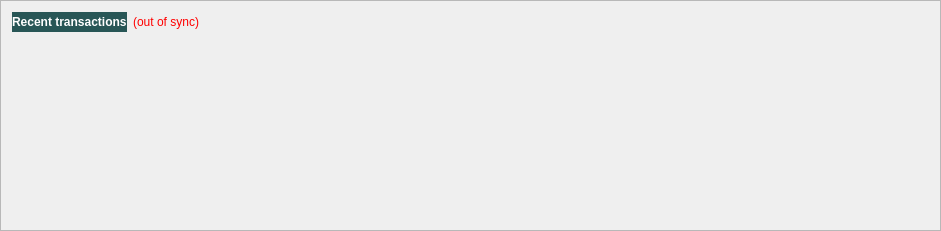
  <widget class="QFrame" name="frame_2">
   <property name="geometry">
    <rect>
     <x>10</x>
     <y>280</y>
     <width>941</width>
     <height>231</height>
    </rect>
   </property>
   <property name="palette">
    <palette>
     <active>
      <colorrole role="WindowText">
       <brush brushstyle="SolidPattern">
        <color alpha="255">
         <red>255</red>
         <green>255</green>
         <blue>255</blue>
        </color>
       </brush>
      </colorrole>
      <colorrole role="Dark">
       <brush brushstyle="SolidPattern">
        <color alpha="255">
         <red>178</red>
         <green>178</green>
         <blue>178</blue>
        </color>
       </brush>
      </colorrole>
      <colorrole role="Mid">
       <brush brushstyle="SolidPattern">
        <color alpha="255">
         <red>178</red>
         <green>178</green>
         <blue>178</blue>
        </color>
       </brush>
      </colorrole>
      <colorrole role="Text">
       <brush brushstyle="SolidPattern">
        <color alpha="255">
         <red>255</red>
         <green>255</green>
         <blue>255</blue>
        </color>
       </brush>
      </colorrole>
      <colorrole role="ButtonText">
       <brush brushstyle="SolidPattern">
        <color alpha="255">
         <red>255</red>
         <green>255</green>
         <blue>255</blue>
        </color>
       </brush>
      </colorrole>
      <colorrole role="HighlightedText">
       <brush brushstyle="SolidPattern">
        <color alpha="255">
         <red>255</red>
         <green>255</green>
         <blue>255</blue>
        </color>
       </brush>
      </colorrole>
     </active>
     <inactive>
      <colorrole role="WindowText">
       <brush brushstyle="SolidPattern">
        <color alpha="255">
         <red>255</red>
         <green>255</green>
         <blue>255</blue>
        </color>
       </brush>
      </colorrole>
      <colorrole role="Dark">
       <brush brushstyle="SolidPattern">
        <color alpha="255">
         <red>178</red>
         <green>178</green>
         <blue>178</blue>
        </color>
       </brush>
      </colorrole>
      <colorrole role="Mid">
       <brush brushstyle="SolidPattern">
        <color alpha="255">
         <red>178</red>
         <green>178</green>
         <blue>178</blue>
        </color>
       </brush>
      </colorrole>
      <colorrole role="Text">
       <brush brushstyle="SolidPattern">
        <color alpha="255">
         <red>255</red>
         <green>255</green>
         <blue>255</blue>
        </color>
       </brush>
      </colorrole>
      <colorrole role="ButtonText">
       <brush brushstyle="SolidPattern">
        <color alpha="255">
         <red>255</red>
         <green>255</green>
         <blue>255</blue>
        </color>
       </brush>
      </colorrole>
      <colorrole role="HighlightedText">
       <brush brushstyle="SolidPattern">
        <color alpha="255">
         <red>255</red>
         <green>255</green>
         <blue>255</blue>
        </color>
       </brush>
      </colorrole>
     </inactive>
     <disabled>
      <colorrole role="WindowText">
       <brush brushstyle="SolidPattern">
        <color alpha="255">
         <red>255</red>
         <green>255</green>
         <blue>255</blue>
        </color>
       </brush>
      </colorrole>
      <colorrole role="Dark">
       <brush brushstyle="SolidPattern">
        <color alpha="255">
         <red>178</red>
         <green>178</green>
         <blue>178</blue>
        </color>
       </brush>
      </colorrole>
      <colorrole role="Mid">
       <brush brushstyle="SolidPattern">
        <color alpha="255">
         <red>178</red>
         <green>178</green>
         <blue>178</blue>
        </color>
       </brush>
      </colorrole>
      <colorrole role="Text">
       <brush brushstyle="SolidPattern">
        <color alpha="255">
         <red>255</red>
         <green>255</green>
         <blue>255</blue>
        </color>
       </brush>
      </colorrole>
      <colorrole role="ButtonText">
       <brush brushstyle="SolidPattern">
        <color alpha="255">
         <red>255</red>
         <green>255</green>
         <blue>255</blue>
        </color>
       </brush>
      </colorrole>
      <colorrole role="HighlightedText">
       <brush brushstyle="SolidPattern">
        <color alpha="255">
         <red>255</red>
         <green>255</green>
         <blue>255</blue>
        </color>
       </brush>
      </colorrole>
     </disabled>
    </palette>
   </property>
   <property name="autoFillBackground">
    <bool>true</bool>
   </property>
   <property name="frameShape">
    <enum>QFrame::StyledPanel</enum>
   </property>
   <property name="frameShadow">
    <enum>QFrame::Raised</enum>
   </property>
   <layout class="QVBoxLayout" name="verticalLayout">
    <item>
     <layout class="QHBoxLayout" name="horizontalLayout_2">
      <item>
       <widget class="QLabel" name="label_4">
        <property name="autoFillBackground">
         <bool>false</bool>
        </property>
        <property name="styleSheet">
         <string notr="true">background-color: rgb(40, 86, 86);</string>
        </property>
        <property name="text">
         <string>&lt;html&gt;&lt;head/&gt;&lt;body&gt;&lt;p&gt;&lt;span style=&quot; font-weight:600; color:#ffffff;&quot;&gt;Recent transactions&lt;/span&gt;&lt;/p&gt;&lt;/body&gt;&lt;/html&gt;</string>
        </property>
       </widget>
      </item>
      <item>
       <widget class="QLabel" name="labelTransactionsStatus">
        <property name="palette">
         <palette>
          <active>
           <colorrole role="WindowText">
            <brush brushstyle="SolidPattern">
             <color alpha="255">
              <red>255</red>
              <green>0</green>
              <blue>0</blue>
             </color>
            </brush>
           </colorrole>
           <colorrole role="Button">
            <brush brushstyle="SolidPattern">
             <color alpha="255">
              <red>178</red>
              <green>178</green>
              <blue>178</blue>
             </color>
            </brush>
           </colorrole>
           <colorrole role="Dark">
            <brush brushstyle="SolidPattern">
             <color alpha="255">
              <red>178</red>
              <green>178</green>
              <blue>178</blue>
             </color>
            </brush>
           </colorrole>
           <colorrole role="Text">
            <brush brushstyle="SolidPattern">
             <color alpha="255">
              <red>255</red>
              <green>0</green>
              <blue>0</blue>
             </color>
            </brush>
           </colorrole>
           <colorrole role="ButtonText">
            <brush brushstyle="SolidPattern">
             <color alpha="255">
              <red>255</red>
              <green>0</green>
              <blue>0</blue>
             </color>
            </brush>
           </colorrole>
          </active>
          <inactive>
           <colorrole role="WindowText">
            <brush brushstyle="SolidPattern">
             <color alpha="255">
              <red>255</red>
              <green>0</green>
              <blue>0</blue>
             </color>
            </brush>
           </colorrole>
           <colorrole role="Button">
            <brush brushstyle="SolidPattern">
             <color alpha="255">
              <red>178</red>
              <green>178</green>
              <blue>178</blue>
             </color>
            </brush>
           </colorrole>
           <colorrole role="Dark">
            <brush brushstyle="SolidPattern">
             <color alpha="255">
              <red>178</red>
              <green>178</green>
              <blue>178</blue>
             </color>
            </brush>
           </colorrole>
           <colorrole role="Text">
            <brush brushstyle="SolidPattern">
             <color alpha="255">
              <red>255</red>
              <green>0</green>
              <blue>0</blue>
             </color>
            </brush>
           </colorrole>
           <colorrole role="ButtonText">
            <brush brushstyle="SolidPattern">
             <color alpha="255">
              <red>255</red>
              <green>0</green>
              <blue>0</blue>
             </color>
            </brush>
           </colorrole>
          </inactive>
          <disabled>
           <colorrole role="WindowText">
            <brush brushstyle="SolidPattern">
             <color alpha="255">
              <red>255</red>
              <green>0</green>
              <blue>0</blue>
             </color>
            </brush>
           </colorrole>
           <colorrole role="Button">
            <brush brushstyle="SolidPattern">
             <color alpha="255">
              <red>178</red>
              <green>178</green>
              <blue>178</blue>
             </color>
            </brush>
           </colorrole>
           <colorrole role="Dark">
            <brush brushstyle="SolidPattern">
             <color alpha="255">
              <red>178</red>
              <green>178</green>
              <blue>178</blue>
             </color>
            </brush>
           </colorrole>
           <colorrole role="Text">
            <brush brushstyle="SolidPattern">
             <color alpha="255">
              <red>255</red>
              <green>0</green>
              <blue>0</blue>
             </color>
            </brush>
           </colorrole>
           <colorrole role="ButtonText">
            <brush brushstyle="SolidPattern">
             <color alpha="255">
              <red>255</red>
              <green>0</green>
              <blue>0</blue>
             </color>
            </brush>
           </colorrole>
          </disabled>
         </palette>
        </property>
        <property name="toolTip">
         <string>The displayed information may be out of date. Your wallet automatically synchronizes with the REITIS network after a connection is established, but this process has not completed yet.</string>
        </property>
        <property name="autoFillBackground">
         <bool>false</bool>
        </property>
        <property name="styleSheet">
         <string notr="true">QLabel { color: red; }
background-color: rgb(40, 86, 86);</string>
        </property>
        <property name="text">
         <string notr="true">(out of sync)</string>
        </property>
        <property name="alignment">
         <set>Qt::AlignRight|Qt::AlignTrailing|Qt::AlignVCenter</set>
        </property>
       </widget>
      </item>
      <item>
       <spacer name="horizontalSpacer">
        <property name="autoFillBackground">
         <bool>true</bool>
        </property>
        <property name="orientation">
         <enum>Qt::Horizontal</enum>
        </property>
        <property name="sizeHint" stdset="0">
         <size>
          <width>40</width>
          <height>20</height>
         </size>
        </property>
       </spacer>
      </item>
     </layout>
    </item>
    <item>
     <widget class="QListView" name="listTransactions">
      <property name="palette">
       <palette>
        <active>
         <colorrole role="WindowText">
          <brush brushstyle="SolidPattern">
           <color alpha="255">
            <red>255</red>
            <green>255</green>
            <blue>255</blue>
           </color>
          </brush>
         </colorrole>
         <colorrole role="Button">
          <brush brushstyle="SolidPattern">
           <color alpha="0">
            <red>0</red>
            <green>0</green>
            <blue>0</blue>
           </color>
          </brush>
         </colorrole>
         <colorrole role="Light">
          <brush brushstyle="SolidPattern">
           <color alpha="255">
            <red>255</red>
            <green>255</green>
            <blue>255</blue>
           </color>
          </brush>
         </colorrole>
         <colorrole role="Midlight">
          <brush brushstyle="SolidPattern">
           <color alpha="255">
            <red>178</red>
            <green>178</green>
            <blue>178</blue>
           </color>
          </brush>
         </colorrole>
         <colorrole role="Dark">
          <brush brushstyle="SolidPattern">
           <color alpha="255">
            <red>178</red>
            <green>178</green>
            <blue>178</blue>
           </color>
          </brush>
         </colorrole>
         <colorrole role="Mid">
          <brush brushstyle="SolidPattern">
           <color alpha="255">
            <red>178</red>
            <green>178</green>
            <blue>178</blue>
           </color>
          </brush>
         </colorrole>
         <colorrole role="Text">
          <brush brushstyle="SolidPattern">
           <color alpha="255">
            <red>255</red>
            <green>255</green>
            <blue>255</blue>
           </color>
          </brush>
         </colorrole>
         <colorrole role="ButtonText">
          <brush brushstyle="SolidPattern">
           <color alpha="255">
            <red>255</red>
            <green>255</green>
            <blue>255</blue>
           </color>
          </brush>
         </colorrole>
         <colorrole role="Base">
          <brush brushstyle="NoBrush">
           <color alpha="255">
            <red>0</red>
            <green>0</green>
            <blue>0</blue>
           </color>
          </brush>
         </colorrole>
         <colorrole role="Window">
          <brush brushstyle="SolidPattern">
           <color alpha="0">
            <red>0</red>
            <green>0</green>
            <blue>0</blue>
           </color>
          </brush>
         </colorrole>
         <colorrole role="HighlightedText">
          <brush brushstyle="SolidPattern">
           <color alpha="255">
            <red>255</red>
            <green>255</green>
            <blue>255</blue>
           </color>
          </brush>
         </colorrole>
         <colorrole role="AlternateBase">
          <brush brushstyle="SolidPattern">
           <color alpha="255">
            <red>178</red>
            <green>178</green>
            <blue>178</blue>
           </color>
          </brush>
         </colorrole>
         <colorrole role="NoRole">
          <brush brushstyle="SolidPattern">
           <color alpha="255">
            <red>178</red>
            <green>178</green>
            <blue>178</blue>
           </color>
          </brush>
         </colorrole>
         <colorrole role="ToolTipBase">
          <brush brushstyle="SolidPattern">
           <color alpha="255">
            <red>178</red>
            <green>178</green>
            <blue>178</blue>
           </color>
          </brush>
         </colorrole>
        </active>
        <inactive>
         <colorrole role="WindowText">
          <brush brushstyle="SolidPattern">
           <color alpha="255">
            <red>255</red>
            <green>255</green>
            <blue>255</blue>
           </color>
          </brush>
         </colorrole>
         <colorrole role="Button">
          <brush brushstyle="SolidPattern">
           <color alpha="0">
            <red>0</red>
            <green>0</green>
            <blue>0</blue>
           </color>
          </brush>
         </colorrole>
         <colorrole role="Light">
          <brush brushstyle="SolidPattern">
           <color alpha="255">
            <red>255</red>
            <green>255</green>
            <blue>255</blue>
           </color>
          </brush>
         </colorrole>
         <colorrole role="Midlight">
          <brush brushstyle="SolidPattern">
           <color alpha="255">
            <red>178</red>
            <green>178</green>
            <blue>178</blue>
           </color>
          </brush>
         </colorrole>
         <colorrole role="Dark">
          <brush brushstyle="SolidPattern">
           <color alpha="255">
            <red>178</red>
            <green>178</green>
            <blue>178</blue>
           </color>
          </brush>
         </colorrole>
         <colorrole role="Mid">
          <brush brushstyle="SolidPattern">
           <color alpha="255">
            <red>178</red>
            <green>178</green>
            <blue>178</blue>
           </color>
          </brush>
         </colorrole>
         <colorrole role="Text">
          <brush brushstyle="SolidPattern">
           <color alpha="255">
            <red>255</red>
            <green>255</green>
            <blue>255</blue>
           </color>
          </brush>
         </colorrole>
         <colorrole role="ButtonText">
          <brush brushstyle="SolidPattern">
           <color alpha="255">
            <red>255</red>
            <green>255</green>
            <blue>255</blue>
           </color>
          </brush>
         </colorrole>
         <colorrole role="Base">
          <brush brushstyle="NoBrush">
           <color alpha="255">
            <red>0</red>
            <green>0</green>
            <blue>0</blue>
           </color>
          </brush>
         </colorrole>
         <colorrole role="Window">
          <brush brushstyle="SolidPattern">
           <color alpha="0">
            <red>0</red>
            <green>0</green>
            <blue>0</blue>
           </color>
          </brush>
         </colorrole>
         <colorrole role="HighlightedText">
          <brush brushstyle="SolidPattern">
           <color alpha="255">
            <red>255</red>
            <green>255</green>
            <blue>255</blue>
           </color>
          </brush>
         </colorrole>
         <colorrole role="AlternateBase">
          <brush brushstyle="SolidPattern">
           <color alpha="255">
            <red>178</red>
            <green>178</green>
            <blue>178</blue>
           </color>
          </brush>
         </colorrole>
         <colorrole role="NoRole">
          <brush brushstyle="SolidPattern">
           <color alpha="255">
            <red>178</red>
            <green>178</green>
            <blue>178</blue>
           </color>
          </brush>
         </colorrole>
         <colorrole role="ToolTipBase">
          <brush brushstyle="SolidPattern">
           <color alpha="255">
            <red>178</red>
            <green>178</green>
            <blue>178</blue>
           </color>
          </brush>
         </colorrole>
        </inactive>
        <disabled>
         <colorrole role="WindowText">
          <brush brushstyle="SolidPattern">
           <color alpha="255">
            <red>255</red>
            <green>255</green>
            <blue>255</blue>
           </color>
          </brush>
         </colorrole>
         <colorrole role="Button">
          <brush brushstyle="SolidPattern">
           <color alpha="0">
            <red>0</red>
            <green>0</green>
            <blue>0</blue>
           </color>
          </brush>
         </colorrole>
         <colorrole role="Light">
          <brush brushstyle="SolidPattern">
           <color alpha="255">
            <red>255</red>
            <green>255</green>
            <blue>255</blue>
           </color>
          </brush>
         </colorrole>
         <colorrole role="Midlight">
          <brush brushstyle="SolidPattern">
           <color alpha="255">
            <red>178</red>
            <green>178</green>
            <blue>178</blue>
           </color>
          </brush>
         </colorrole>
         <colorrole role="Dark">
          <brush brushstyle="SolidPattern">
           <color alpha="255">
            <red>178</red>
            <green>178</green>
            <blue>178</blue>
           </color>
          </brush>
         </colorrole>
         <colorrole role="Mid">
          <brush brushstyle="SolidPattern">
           <color alpha="255">
            <red>178</red>
            <green>178</green>
            <blue>178</blue>
           </color>
          </brush>
         </colorrole>
         <colorrole role="Text">
          <brush brushstyle="SolidPattern">
           <color alpha="255">
            <red>255</red>
            <green>255</green>
            <blue>255</blue>
           </color>
          </brush>
         </colorrole>
         <colorrole role="ButtonText">
          <brush brushstyle="SolidPattern">
           <color alpha="255">
            <red>255</red>
            <green>255</green>
            <blue>255</blue>
           </color>
          </brush>
         </colorrole>
         <colorrole role="Base">
          <brush brushstyle="NoBrush">
           <color alpha="255">
            <red>0</red>
            <green>0</green>
            <blue>0</blue>
           </color>
          </brush>
         </colorrole>
         <colorrole role="Window">
          <brush brushstyle="SolidPattern">
           <color alpha="0">
            <red>0</red>
            <green>0</green>
            <blue>0</blue>
           </color>
          </brush>
         </colorrole>
         <colorrole role="HighlightedText">
          <brush brushstyle="SolidPattern">
           <color alpha="255">
            <red>255</red>
            <green>255</green>
            <blue>255</blue>
           </color>
          </brush>
         </colorrole>
         <colorrole role="AlternateBase">
          <brush brushstyle="SolidPattern">
           <color alpha="255">
            <red>178</red>
            <green>178</green>
            <blue>178</blue>
           </color>
          </brush>
         </colorrole>
         <colorrole role="NoRole">
          <brush brushstyle="SolidPattern">
           <color alpha="255">
            <red>178</red>
            <green>178</green>
            <blue>178</blue>
           </color>
          </brush>
         </colorrole>
         <colorrole role="ToolTipBase">
          <brush brushstyle="SolidPattern">
           <color alpha="255">
            <red>178</red>
            <green>178</green>
            <blue>178</blue>
           </color>
          </brush>
         </colorrole>
        </disabled>
       </palette>
      </property>
      <property name="autoFillBackground">
       <bool>true</bool>
      </property>
      <property name="styleSheet">
       <string notr="true">QListView { background: transparent; }</string>
      </property>
      <property name="frameShape">
       <enum>QFrame::NoFrame</enum>
      </property>
      <property name="verticalScrollBarPolicy">
       <enum>Qt::ScrollBarAlwaysOff</enum>
      </property>
      <property name="horizontalScrollBarPolicy">
       <enum>Qt::ScrollBarAlwaysOff</enum>
      </property>
      <property name="selectionMode">
       <enum>QAbstractItemView::NoSelection</enum>
      </property>
     </widget>
    </item>
   </layout>
  </widget>
